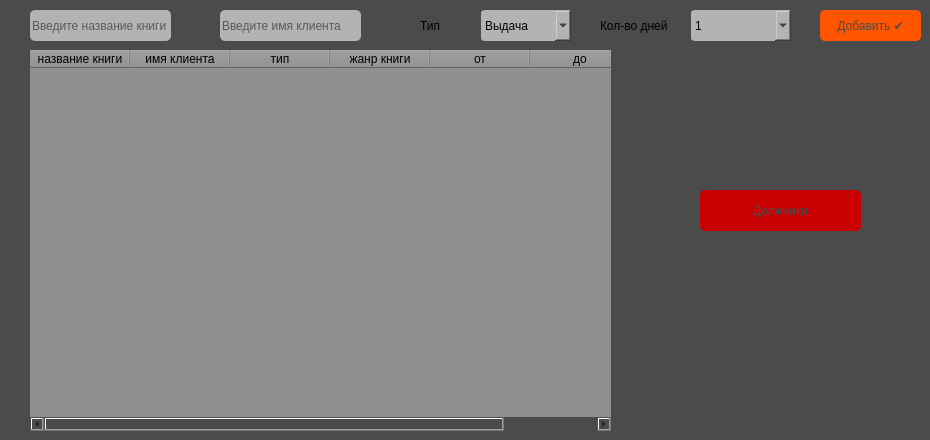
    <widget class="QWidget" name="tab">
     <property name="styleSheet">
      <string notr="true">background-color: rgb(85, 0, 255);
background-color: rgb(75, 75, 75);
background-color: rgb(150, 50, 0);
background-color: rgb(150, 50, 0);
background-color: rgb(170, 0, 0);
background-color: rgb(170, 0, 0);
background-color: rgb(75, 75, 75);</string>
     </property>
     <attribute name="title">
      <string>операция</string>
     </attribute>
     <widget class="QTableWidget" name="operations_tbl_wid">
      <property name="geometry">
       <rect>
        <x>30</x>
        <y>50</y>
        <width>581</width>
        <height>381</height>
       </rect>
      </property>
      <property name="font">
       <font>
        <pointsize>12</pointsize>
       </font>
      </property>
      <property name="styleSheet">
       <string notr="true">background-color: rgb(79, 238, 0);
background-color: rgb(143, 143, 143);
border-radius: 5px;</string>
      </property>
      <column>
       <property name="text">
        <string>название книги</string>
       </property>
      </column>
      <column>
       <property name="text">
        <string>имя клиента</string>
       </property>
      </column>
      <column>
       <property name="text">
        <string>тип</string>
       </property>
      </column>
      <column>
       <property name="text">
        <string>жанр книги</string>
       </property>
      </column>
      <column>
       <property name="text">
        <string>от</string>
       </property>
      </column>
      <column>
       <property name="text">
        <string>до</string>
       </property>
      </column>
     </widget>
     <widget class="QPushButton" name="btn_record_oper">
      <property name="geometry">
       <rect>
        <x>820</x>
        <y>10</y>
        <width>101</width>
        <height>31</height>
       </rect>
      </property>
      <property name="styleSheet">
       <string notr="true">background-color: rgb(255, 85, 0);
color: rgb(75, 75, 75);
font: 9pt &quot;Segoe UI&quot;;
border-radius: 5px;</string>
      </property>
      <property name="text">
       <string>Добавить ✔️</string>
      </property>
     </widget>
     <widget class="QLineEdit" name="ledit_title_book">
      <property name="geometry">
       <rect>
        <x>30</x>
        <y>10</y>
        <width>141</width>
        <height>31</height>
       </rect>
      </property>
      <property name="styleSheet">
       <string notr="true">alternate-background-color: rgb(85, 170, 255);
background-color: rgb(179, 179, 179);
border-radius: 5px;</string>
      </property>
      <property name="placeholderText">
       <string>Введите название книги</string>
      </property>
     </widget>
     <widget class="QComboBox" name="operation_cmb_box">
      <property name="geometry">
       <rect>
        <x>480</x>
        <y>10</y>
        <width>91</width>
        <height>31</height>
       </rect>
      </property>
      <property name="styleSheet">
       <string notr="true">background-color: rgb(179, 179, 179);
border-radius: 5px;</string>
      </property>
      <item>
       <property name="text">
        <string>Выдача</string>
       </property>
      </item>
      <item>
       <property name="text">
        <string>Возврат</string>
       </property>
      </item>
     </widget>
     <widget class="QComboBox" name="days_cmb_box">
      <property name="geometry">
       <rect>
        <x>690</x>
        <y>10</y>
        <width>101</width>
        <height>31</height>
       </rect>
      </property>
      <property name="styleSheet">
       <string notr="true">background-color: rgb(179, 179, 179);
border-radius: 5px;</string>
      </property>
      <item>
       <property name="text">
        <string>1</string>
       </property>
      </item>
      <item>
       <property name="text">
        <string>2</string>
       </property>
      </item>
      <item>
       <property name="text">
        <string>3</string>
       </property>
      </item>
      <item>
       <property name="text">
        <string>4</string>
       </property>
      </item>
      <item>
       <property name="text">
        <string>5</string>
       </property>
      </item>
      <item>
       <property name="text">
        <string>6</string>
       </property>
      </item>
      <item>
       <property name="text">
        <string>7</string>
       </property>
      </item>
      <item>
       <property name="text">
        <string>8</string>
       </property>
      </item>
      <item>
       <property name="text">
        <string>9</string>
       </property>
      </item>
      <item>
       <property name="text">
        <string>10</string>
       </property>
      </item>
      <item>
       <property name="text">
        <string>11</string>
       </property>
      </item>
      <item>
       <property name="text">
        <string>12</string>
       </property>
      </item>
     </widget>
     <widget class="QLabel" name="label_2">
      <property name="geometry">
       <rect>
        <x>420</x>
        <y>10</y>
        <width>61</width>
        <height>31</height>
       </rect>
      </property>
      <property name="styleSheet">
       <string notr="true">font: 9pt &quot;Segoe UI&quot;;</string>
      </property>
      <property name="text">
       <string>Тип</string>
      </property>
     </widget>
     <widget class="QLabel" name="label_3">
      <property name="geometry">
       <rect>
        <x>600</x>
        <y>10</y>
        <width>91</width>
        <height>31</height>
       </rect>
      </property>
      <property name="styleSheet">
       <string notr="true">font: 9pt &quot;Segoe UI&quot;;</string>
      </property>
      <property name="text">
       <string>Кол-во дней</string>
      </property>
     </widget>
     <widget class="QLineEdit" name="lidit_name_client">
      <property name="geometry">
       <rect>
        <x>220</x>
        <y>10</y>
        <width>141</width>
        <height>31</height>
       </rect>
      </property>
      <property name="styleSheet">
       <string notr="true">background-color: rgb(179, 179,179);
border-radius: 5px;</string>
      </property>
      <property name="text">
       <string/>
      </property>
      <property name="placeholderText">
       <string>Введите имя клиента</string>
      </property>
     </widget>
     <widget class="QPushButton" name="pushButton">
      <property name="geometry">
       <rect>
        <x>700</x>
        <y>190</y>
        <width>161</width>
        <height>41</height>
       </rect>
      </property>
      <property name="styleSheet">
       <string notr="true">background-color: rgb(200, 0, 0);
color: rgb(75, 75, 75);
font: 14pt &quot;Segoe UI&quot;;
border-radius: 5px;</string>
      </property>
      <property name="text">
       <string>Должники</string>
      </property>
     </widget>
    </widget>
